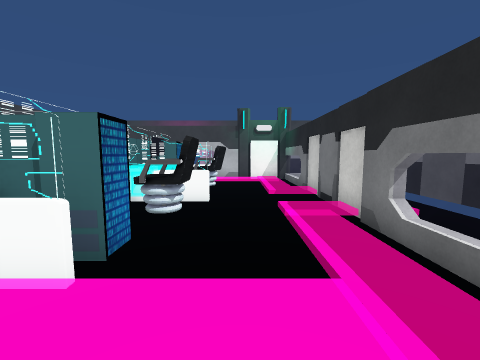
[1] (above)

16 first-person views from a walk through a 3-D level made in the Unity game engine. The camera is 1.4 m above the floor, tilts 6° down and sees 90° across. The floor is counted in squares, 1 m on a side. Each view is taken from the middle of a square. On the plan, view 1 faces up. The plan holds only what a view shows up to about 13 squares ahead; the rest is blank. The player is left out. Door leaves are left out, so doorways stand open. Some surface patterns are stand-ins.

[2]
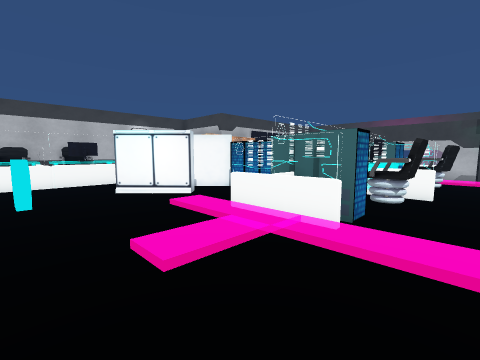

[3]
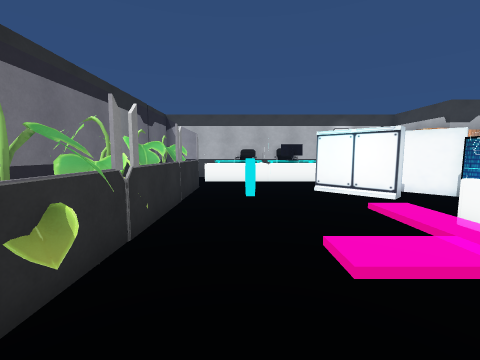

[4]
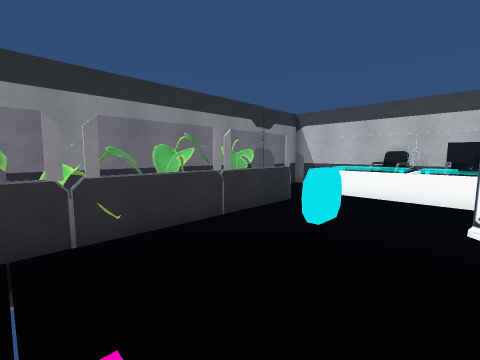

[5]
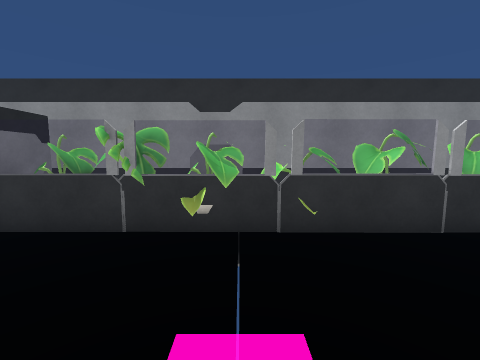

[6]
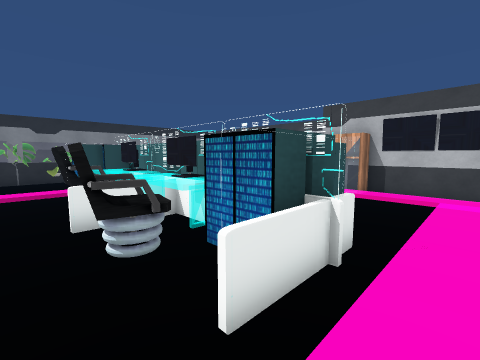

[7]
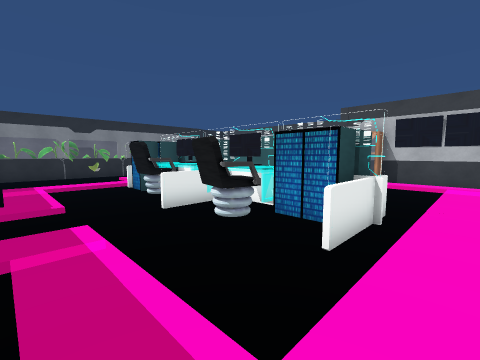

[8]
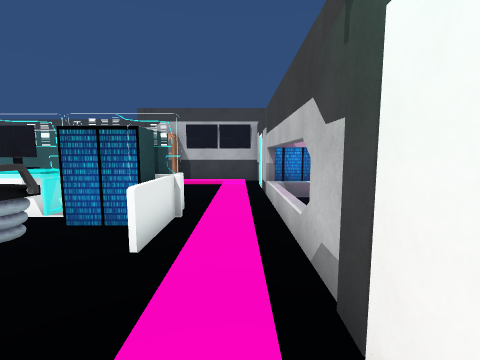

[9]
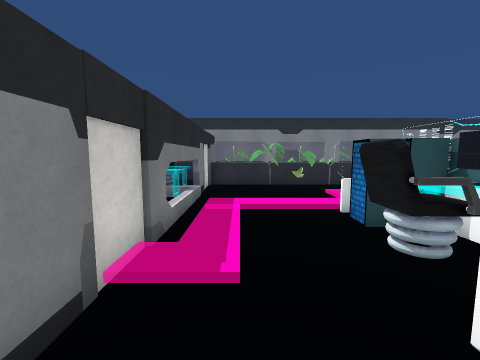

[10]
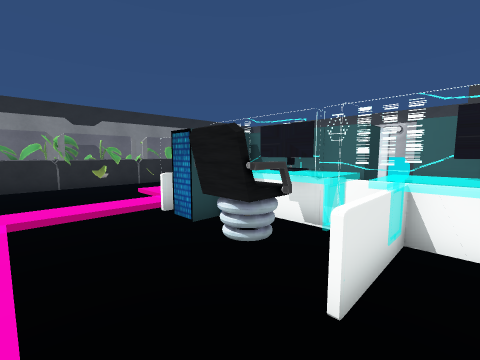

[11]
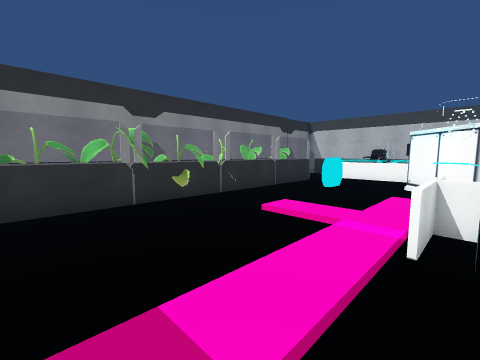

[12]
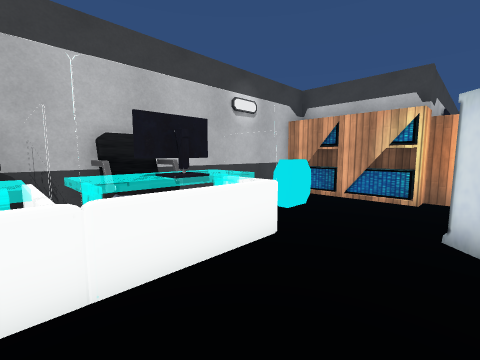

[13]
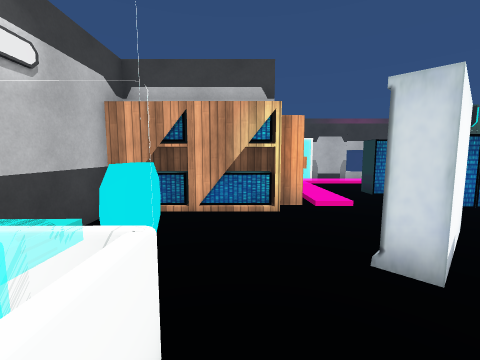

[14]
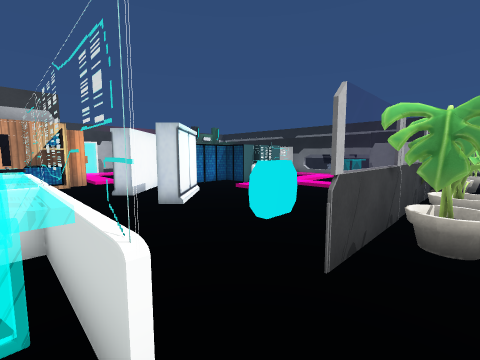

[15]
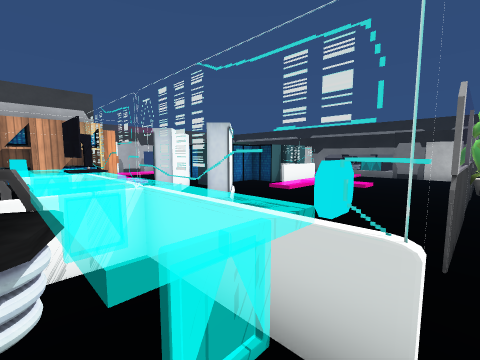

[16]
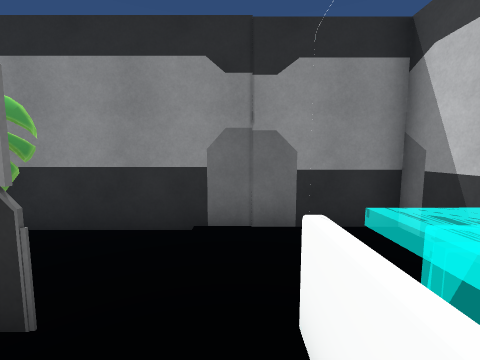

### Floor plan
Key: @ floor where view 1 was taken; # wall or solid block; . main floor; : floor 0.25 m higher than the main floor; / step, stairs or slope; = window, fence, low wall or low ledge; C chair; M monitor; L column; A cabinet; O other object.
Columns run from 15 left of view 1 to 5 right of it. Each row starts with its distance up from view 1.
 16      #
 15      #   =
 14     #####=====#L#
 13     #/////////////=
 12     #//////====///=
 11     #//    ##.. //=
 10     #// #  ##CC //#
  9     AA/ #  # CC //#
  8     AA/    #M   //#
  7 AA#A#    ###==# ..#
  6 #      O## # CC //
  5 #O    OO####MCC //#.
  4 #    OO.   ##=  //=.
  3 #     .O....##..//=
  2 #    OOO./////////=
  1 #CM.  O..///://///=
  0 #C    ..   .:..@..==
 -1 ##   ...   ./.....=
 -2 #C .  OO   ..  .  #CC
 -3 #     ..          #CC
 -4 #..  OOOOOO#OOOO==#.
 -5 #..   OOOOOOOOOOOO#
 -6 #..             OO#
 -7 ###################

Positions as (right, up) in squares from view 1, and headings:
1: (0, 0), facing up
2: (0, -2), facing up-left
3: (0, -2), facing left
4: (-3, 1), facing down-left
5: (-3, 1), facing down
6: (0, 13), facing down-left
7: (2, 13), facing down-left
8: (2, 13), facing left
9: (1, 9), facing down
10: (1, 8), facing down-left
11: (2, 3), facing down-left
12: (-10, -1), facing up-left
13: (-12, 1), facing up
14: (-13, -5), facing up-right
15: (-14, -4), facing up-right
16: (-12, -2), facing down
